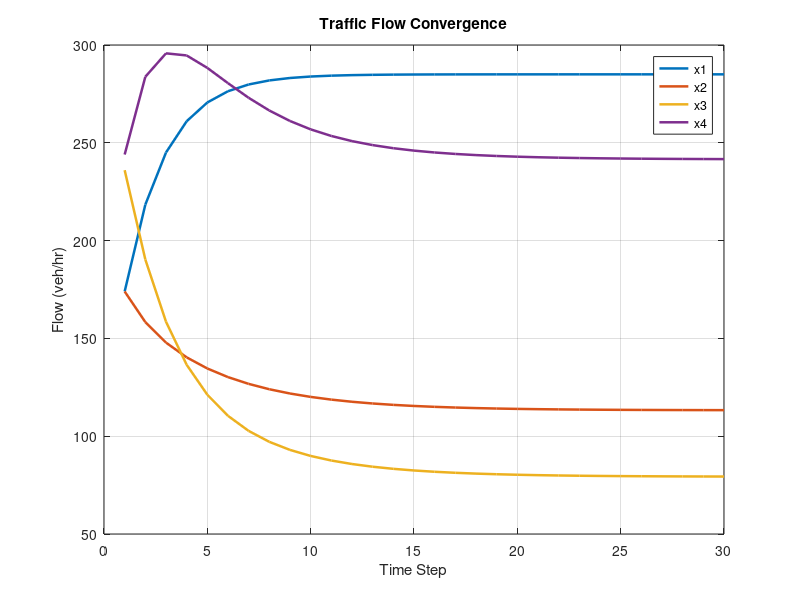

The MATLAB source for this figure:
%% CONVERGENCE SIMULATION
% Simulates time evolution of traffic flows

clc;
clear;

disp('--- TRAFFIC FLOW CONVERGENCE SIMULATION ---');

%% Parameters

alpha = 0.4;

P = [0    0     0     0;
     0.3  0     0.35  0;
     0    0.7   0     0;
     0    0     0.65  0];

I = eye(4);
A = (1 - alpha)*I + alpha*P;

U = [285;
     0;
     0;
     190];

%% Initial Condition (arbitrary starting point)

X = [100;
     200;
     300;
     150];

steps = 30;

history = zeros(4, steps);

%% Simulation Loop

for k = 1:steps
    X = A*X + alpha*U;
    history(:,k) = X;
end

%% Plot Results

figure;
plot(history','LineWidth',1.8);
xlabel('Time Step');
ylabel('Flow (veh/hr)');
title('Traffic Flow Convergence');
legend('x1','x2','x3','x4','Location','best');
grid on;

disp('Simulation complete. Convergence plot generated.');
